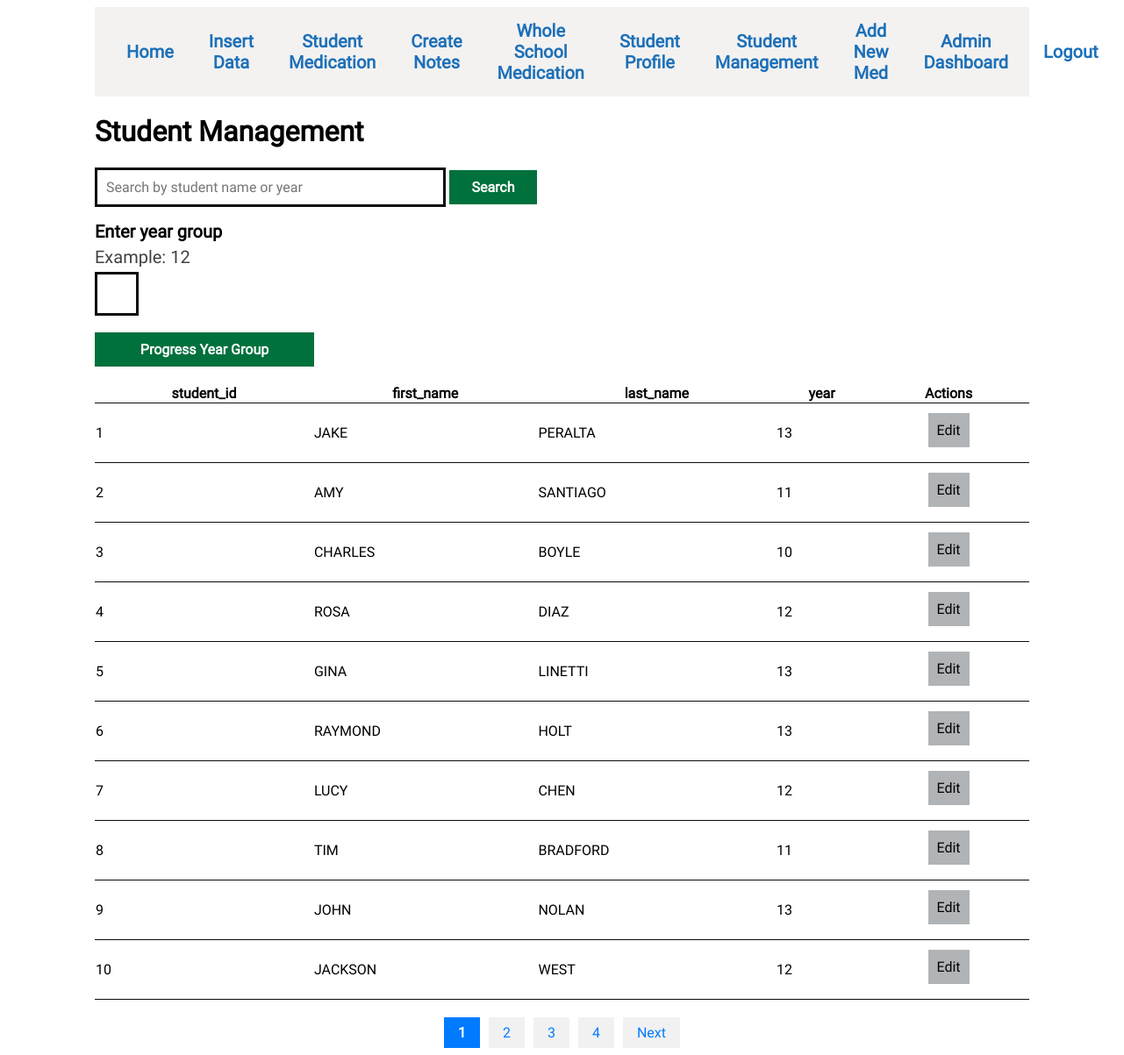
The app's page /edit_details/student_table.php with its own data.
### tables this page shows
CREATE TABLE `students` (
  `student_id` int UNSIGNED NOT NULL,
  `first_name` text NOT NULL,
  `last_name` text NOT NULL,
  `year` text NOT NULL
);

### edit_details/student_table.php (the view, shortened to what this page needs)
<link rel="stylesheet" href="../assets/style/style.css">
<body>
<div class="full_page_styling">
<div>
        <ul class="nav_bar">
            <div class="nav_left">
                <li class="navbar_li"><a href="../dashboard/dashboard.php">Home</a></li>
                <li class="navbar_li"><a href="../insert_data/insert_data_home.php">Insert Data</a></li>
                <li class="navbar_li"><a href="../bigtable/bigtable.php">Student Medication</a></li>
                <li class="navbar_li"><a href="../log/log_form.php">Create Notes</a></li>
                <li class="navbar_li"><a href="../whole_school/whole_school_table.php">Whole School Medication</a></li>
                <li class="navbar_li"><a href="../student_profile/student_profile.php">Student Profile</a></li>
                <li class="navbar_li"><a href="../edit_details/student_table.php">Student Management</a></li>
                <li class="navbar_li"><a href="../log-new-med/log_new_med.php">Add New Med</a></li>
            </div>
            <div class="nav_left">
                <li class="navbar_li"><a href="../admin/admin_dashboard.php">Admin Dashboard</a></li>
                <li class="navbar_li"><a href="../logout.php">Logout</a></li>
            </div>
        </ul>
    </div>
    <h1>Student Management</h1>
    <div id="search-bar">
        <form method="GET" action="">
            <input
                type="text"
                name="search"
                class = "search_bar"
                placeholder="Search by student name or year"
                value="<?php echo htmlspecialchars(isset($_GET['search']) ? $_GET['search'] : ''); ?>"
            >
            <button class="small_submit" type="submit">Search</button>
        </form>
    </div>
    <div id="progress-year">
        <form method="GET" action="">
            <div class='text-element'>Enter year group</div>
            <div class='text-element-faded'>Example: 12</div>
            <input class="small_int_input" type="text" id="year" name="year" required>
            <br><br>
            <button class="submit" type="submit" name="progress">Progress Year Group</button>
        </form>
    </div>
    <?php
    include "../server/db_connect.php";
    $results_per_page = 10;
    $page = isset($_GET['page']) ? intval($_GET['page']) : 1;
    $start_from = ($page - 1) * $results_per_page;
    $search_term = isset($_GET['search']) ? trim($_GET['search']) : '';
    try {
        $total_sql = "SELECT COUNT(*) AS total_records FROM students WHERE CONCAT(first_name, ' ', last_name) LIKE :search OR year LIKE :search";
        $total_stmt = $conn->prepare($total_sql);
        $search_param = '%' . $search_term . '%';
        $total_stmt->bindParam(':search', $search_param, PDO::PARAM_STR);
        $total_stmt->execute();
        $total_records = $total_stmt->fetch(PDO::FETCH_ASSOC)['total_records'];
        $total_pages = ceil($total_records / $results_per_page);
        $sql = "SELECT * FROM students WHERE CONCAT(first_name, ' ', last_name) LIKE :search OR year LIKE :search LIMIT :limit OFFSET :offset";
        $stmt = $conn->prepare($sql);
        $stmt->bindParam(':search', $search_param, PDO::PARAM_STR);
        $stmt->bindParam(':limit', $results_per_page, PDO::PARAM_INT);
        $stmt->bindParam(':offset', $start_from, PDO::PARAM_INT);
        $stmt->execute();
        $results = $stmt->fetchAll(PDO::FETCH_ASSOC);
        if ($results) {
            echo "<table class='big_table'>";
            echo "<tr>";
            foreach (array_keys($results[0]) as $header) {
                echo "<th>" . htmlspecialchars($header) . "</th>";
            }
            echo "<th>Actions</th>";
            echo "</tr>";
            foreach ($results as $row) {
                echo "<tr>";
                foreach ($row as $value) {
                    echo "<td>" . htmlspecialchars($value) . "</td>";
                }
                echo "<td >
                        <div class='centered-form'>
                            <form method='GET' action='edit_student.php'>
                                <input type='hidden' name='student_id' value='" . htmlspecialchars($row['student_id']) . "'>
                                <button class='secondary_button' type='submit'>Edit</button>
                            </form>
                        </div>
                    </td>";
                echo "</tr>";
            }
            echo "</table>";
        } else {
            echo "No records found.";
        }
        echo "</div>";
        echo "<div class='pagination'>";
        for ($i = 1; $i <= $total_pages; $i++) {
            if ($i == $page) {
                echo "<span class='active'>$i</span>";
            } else {
                echo "<a href='?search=" . urlencode($search_term) . "&page=$i'>$i</a>";
            }
        }
        if ($page < $total_pages) {
            echo "<a href='?search=" . urlencode($search_term) . "&page=" . ($page + 1) . "'>Next</a>";
        }
        echo "</div>";
    } catch (PDOException $e) {
        die("<p class='error'>Database error: " . htmlspecialchars($e->getMessage()) . "</p>");
    }
    ?>
</body>

### assets/style/style.css (style rules this page uses)
* { font-family: Roboto; }
.submit { font-weight: bold; cursor: pointer; font-family: Roboto; padding: 10px; font-size: 16px; width: 250px; background: #00703c; border: none; color: white; }
.nav_bar { background: #f3f2f1; list-style-type: none; margin: 0; padding: 0; display: flex; justify-content: space-between; align-items: center; padding: 0 16px; }
.nav_left, .nav_right { display: flex; align-items: center; }
.navbar_li { margin: 0; padding: 0; display: inline-block; }
.navbar_li a { display: block; color: #1d70b8; text-align: center; padding: 15px 20px; text-decoration: none; position: relative; font-family: roboto; font-size: 20px; font-weight: bold; }
.full_page_styling { padding-left: 100px; padding-right: 100px; }
.secondary_button { background: #b1b4b6; border: none; font-size: 16px; font-family: Roboto; padding: 10px; cursor: pointer; }
.text-element { font-size: 20px; color: #000; font-weight: bold; padding-bottom: 5px; }
.text-element-faded { font-size: 20px; color: rgba(0, 0, 0, 0.75); padding-bottom: 5px; }
.small_submit { font-weight: bold; cursor: pointer; font-family: Roboto; padding: 10px; font-size: 16px; width: 100px; background: #00703c; border: none; color: white; }
.small_int_input { font-family: Roboto; width: 50px; font-size: 20px; padding: 10px; border: solid #0b0c0c; cursor: pointer; }
.search_bar { font-family: Roboto; width: 400px; font-size: 16px; padding: 10px; border: solid #0b0c0c; cursor: pointer; }
.big_table { width: 100%; border-collapse: collapse; margin-top: 20px; }
.big_table tr { border-bottom: 1px solid #0b0b0c; }
.pagination { text-align: center; margin-top: 20px; }
.pagination a, .pagination .active { display: inline-block; margin: 0 5px; padding: 8px 16px; text-decoration: none; color: #007bff; background-color: #f1f1f1; transition: background-color 0.3s, color 0.3s; }
.pagination .active { background-color: #007bff; color: white; font-weight: bold; }
.centered-form { display: flex; justify-content: center; align-items: center; padding-top: 10px; }
.centered-form form { text-align: center; }

### records on screen
students: student_id "1", first_name "JAKE", last_name "PERALTA", year "13"
students: student_id "2", first_name "AMY", last_name "SANTIAGO", year "11"
students: student_id "3", first_name "CHARLES", last_name "BOYLE", year "10"
students: student_id "4", first_name "ROSA", last_name "DIAZ", year "12"
students: student_id "5", first_name "GINA", last_name "LINETTI", year "13"
students: student_id "6", first_name "RAYMOND", last_name "HOLT", year "13"
students: student_id "7", first_name "LUCY", last_name "CHEN", year "12"
students: student_id "8", first_name "TIM", last_name "BRADFORD", year "11"
students: student_id "9", first_name "JOHN", last_name "NOLAN", year "13"
students: student_id "10", first_name "JACKSON", last_name "WEST", year "12"

### other values on screen
$header "student_id"
$header "first_name"
$header "last_name"
$header "year"
